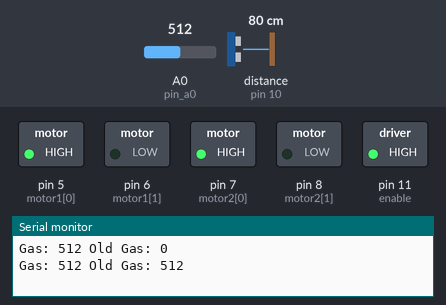
A sketch run on a simulated Arduino Uno, built with avr-gcc and run on an emulated ATmega328P. On the bench: switched loads named in the sketch (green lamp = pin HIGH), the last lines printed to the serial monitor. Wiring (inferred from the names in the program): ultrasonic range finder: trigger pin 9; echo pin 10. Inputs (shaded band) come from the test bench; at power-on: distance to the obstacle (sensor on pin 10) 80 cm, A0 (pin_a0) = 512. The echo pulse lasts 58.3 µs per cm; pins used as bus, display or sensor lines are not drawn.

Above: at 2.8 s.
2.9 s: distance to the obstacle (sensor on pin 10) set to 7 cm
5.6 s: distance to the obstacle (sensor on pin 10) set to 4 cm
At 6.5 s:
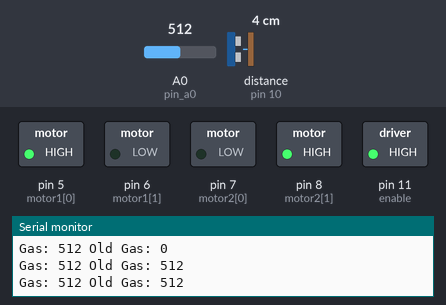
11.5 s: distance to the obstacle (sensor on pin 10) set to 9 cm
At 12.4 s:
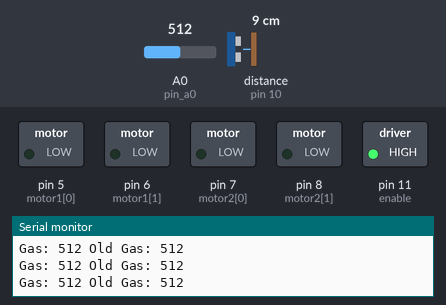
15.5 s: A0 (pin_a0) set to 489
At 16.7 s:
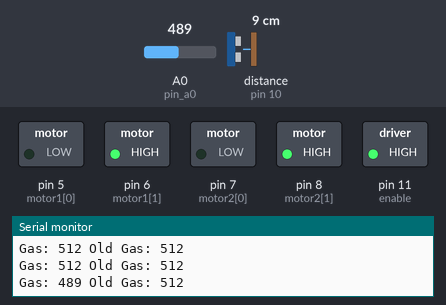
18.2 s: A0 (pin_a0) set to 306
At 21.1 s:
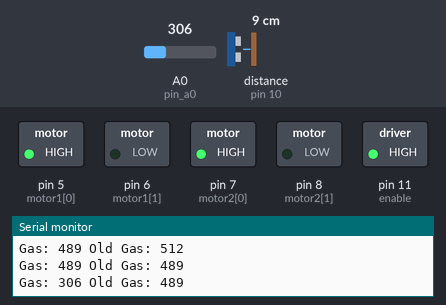
Timing chart, 0 to 22.5 s (numbered marks = the images above; inputs shaded):
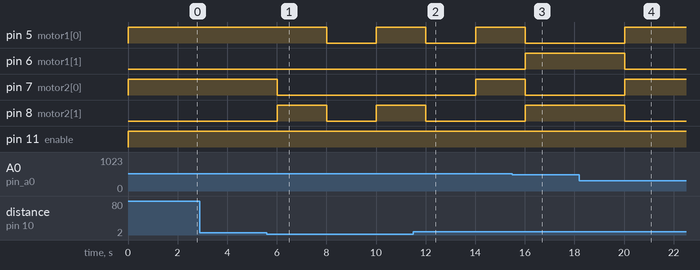

Measured:
- the behaviour switches between 6 and 5 cm on distance to the obstacle (sensor on pin 10) (found by bisection; images 0 and 1)
- the behaviour switches between 507 and 506 on A0 (pin_a0) (found by bisection; images 2 and 3)
- after the input at 5.6 s, pin 5 (motor1[0]): HIGH → LOW after 2.4 s, → HIGH 2.0 s later; pin 7 (motor2[0]): HIGH → LOW after 0.41 s; pin 8 (motor2[1]): LOW → HIGH after 0.41 s, → LOW 2.0 s later, → HIGH 2.0 s later
- after the input at 11.5 s, pin 7 (motor2[0]): LOW → HIGH after 2.5 s; pin 8 (motor2[1]): goes on until 12.0 s, then stays LOW
- after the input at 15.5 s, pin 5 (motor1[0]), pin 7 (motor2[0]): HIGH → LOW after 0.52 s; pin 6 (motor1[1]), pin 8 (motor2[1]): LOW → HIGH after 0.52 s
- after the input at 18.2 s, pin 5 (motor1[0]), pin 7 (motor2[0]): LOW → HIGH after 1.8 s; pin 6 (motor1[1]), pin 8 (motor2[1]): HIGH → LOW after 1.8 s

The sketch:

gas_detector_car_node.ino
```cpp
#include <Ultrasonic.h>

const int motor1[2] = {5, 6};
const int motor2[2] = {7, 8};
const int enable = 11;

#define pino_trig 9
#define pino_echo 10
const int pin_a0 = A0;

long duration, distance;
long gas_level, old_gas_level;

void (*actualState)();
void (*oldState)();

void moveFront() {
  digitalWrite(motor1[0], HIGH);
  digitalWrite(motor1[1], LOW);

  digitalWrite(motor2[0], HIGH);
  digitalWrite(motor2[1], LOW);
}

void moveBack() {
  digitalWrite(motor1[0], LOW);
  digitalWrite(motor1[1], HIGH);

  digitalWrite(motor2[0], LOW);
  digitalWrite(motor2[1], HIGH);
}

void moveLeft() {
  digitalWrite(motor1[0], HIGH);
  digitalWrite(motor1[1], LOW);

  digitalWrite(motor2[0], LOW);
  digitalWrite(motor2[1], HIGH);
}

void stopCar() {
  digitalWrite(motor1[0], LOW);
  digitalWrite(motor1[1], LOW);

  digitalWrite(motor2[0], LOW);
  digitalWrite(motor2[1], LOW);
}

void setup() {
  // put your setup code here, to run once:
  gas_level = 0;
  actualState = &moveFront;
  Serial.begin(9600);
  pinMode(motor1[0], OUTPUT);
  pinMode(motor1[1], OUTPUT);

  pinMode(motor2[0], OUTPUT);
  pinMode(motor2[1], OUTPUT);

  pinMode(pino_trig, OUTPUT);
  pinMode(pino_echo, INPUT);

  pinMode(pin_a0, INPUT);

  pinMode(enable,OUTPUT);

}

void loop() {
  // put your main code here, to run repeatedly:
  digitalWrite(enable, HIGH);
  digitalWrite(pino_trig, LOW);
  delayMicroseconds(2);

  digitalWrite(pino_trig, HIGH);
  delayMicroseconds(10);

  digitalWrite(pino_trig, LOW);
  duration = pulseIn(pino_echo, HIGH);
  distance = duration/58.2;

  old_gas_level = gas_level;
  gas_level = analogRead(pin_a0);
  oldState = actualState;

  if (old_gas_level > gas_level + 5) {
    if (actualState == &moveFront && oldState == moveFront) {
      actualState = &moveBack;
    } else if (actualState == moveFront && oldState == moveBack) {
      actualState = &moveLeft;
      actualState();
      delay(2000);
      actualState == &stopCar;
    } else if(actualState == moveBack && oldState == moveBack) {
      actualState = &moveFront;
    } else if (actualState == moveBack && oldState == moveFront) {
      actualState = &moveLeft;
      actualState();
      delay(2000);
      actualState == &stopCar;
    } else if (actualState == stopCar) {
      actualState = &moveFront;
    }
    actualState();
  } else {
    if (actualState == stopCar) {
      actualState = &moveFront;
    }
    actualState();
  }
  if (distance < 5.0) {
    moveLeft();
    delay(2000);
    actualState = &stopCar;
    actualState();
  }

  Serial.print("Gas: ");
  Serial.print( gas_level);
  Serial.print(" Old Gas: ");
  Serial.println(old_gas_level);

  delay(2000);

}
```
